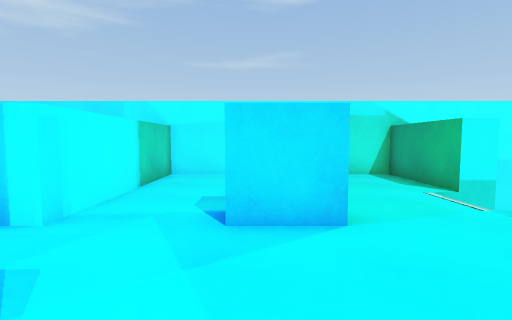
view 1 (above)

24 first-person views from a walk through a 3-D level made in the Unity game engine. The camera is 1.4 m above the floor, tilts 4° down and sees 85° across. The floor is counted in squares, 1 m on a side. Each view is taken from the middle of a square. On the plan, view 1 faces up. The plan holds only what a view shows up to about 14 squares ahead; the rest is blank. The player is left out. Door leaves are left out, so doorways stand open. Some surface patterns are stand-ins.

view 2
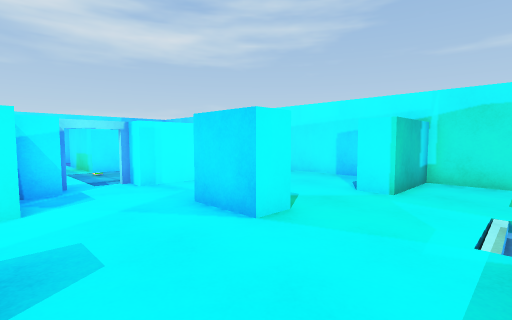

view 3
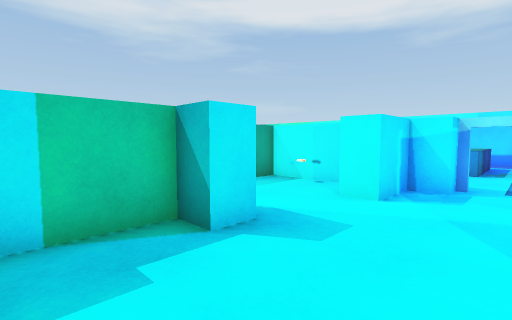

view 4
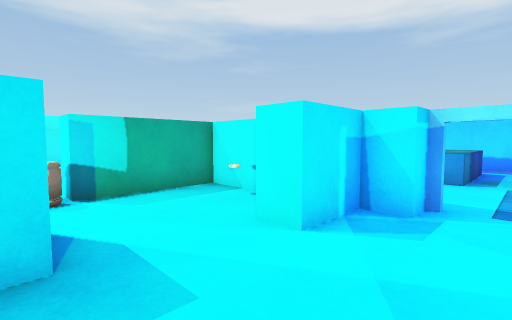

view 5
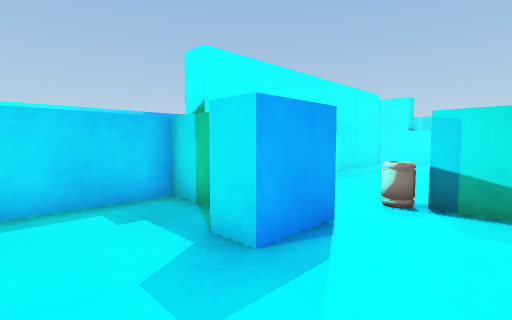

view 6
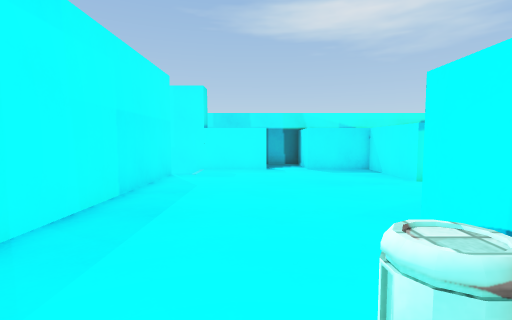

view 7
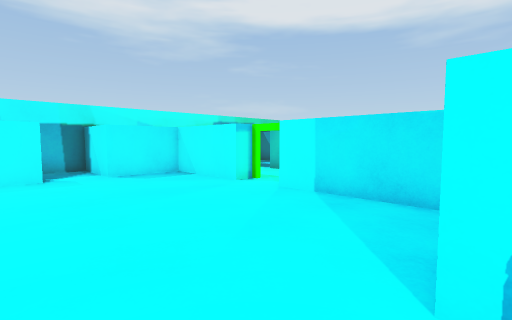

view 8
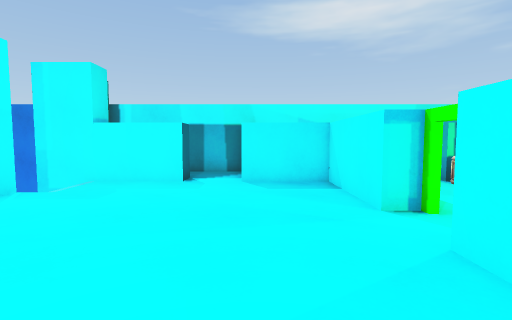

view 9
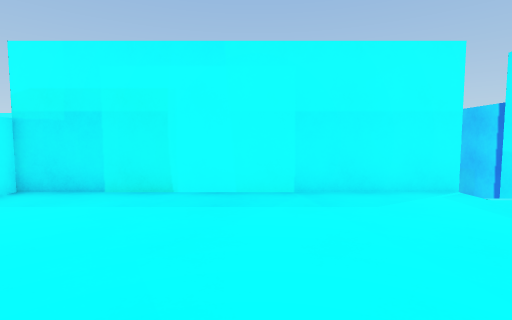

view 10
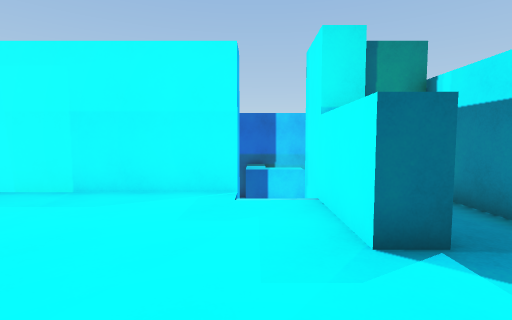

view 11
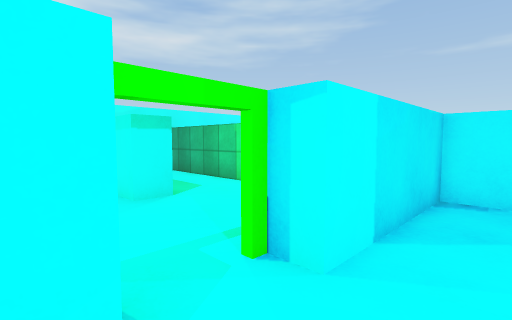

view 12
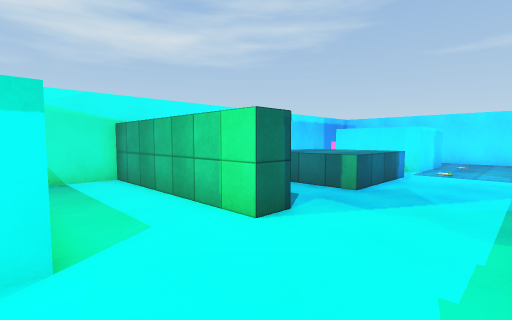

view 13
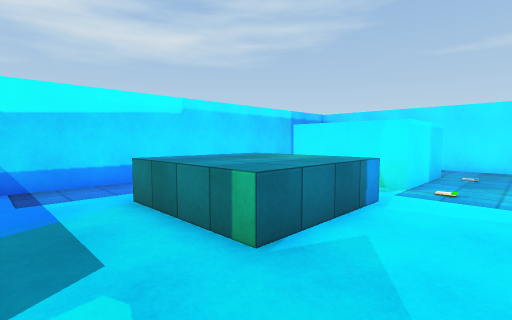

view 14
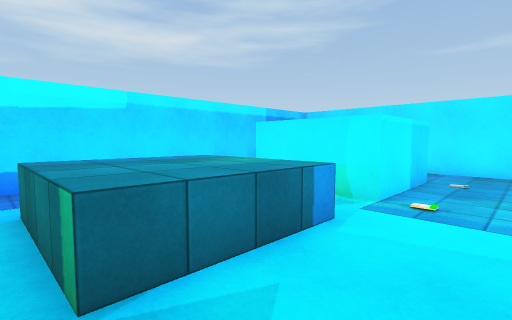

view 15
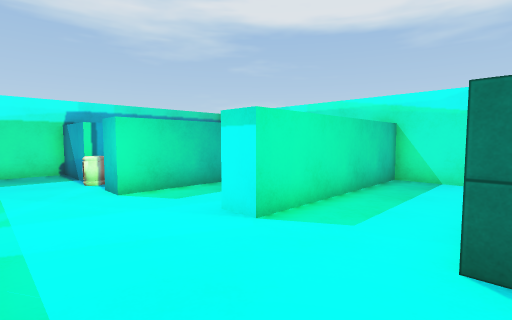

view 16
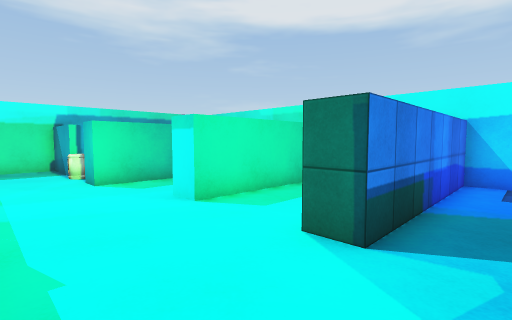

view 17
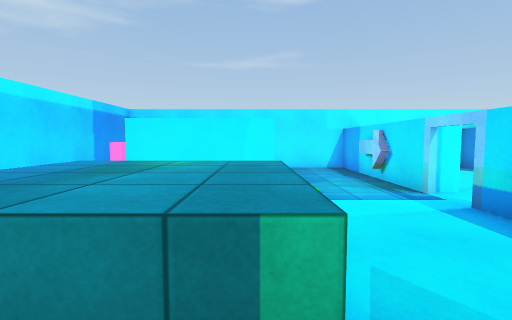

view 18
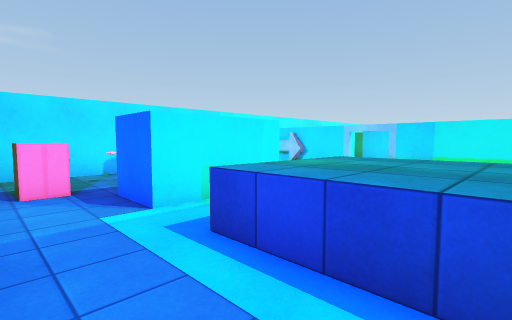

view 19
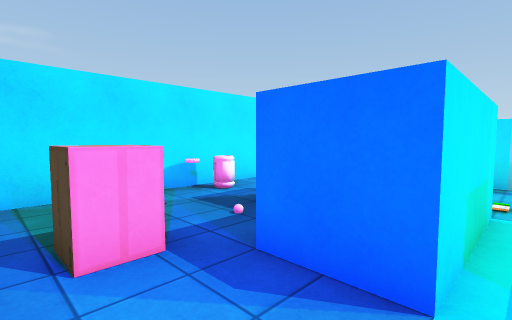

view 20
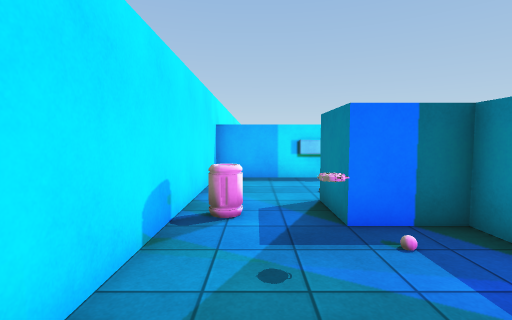

view 21
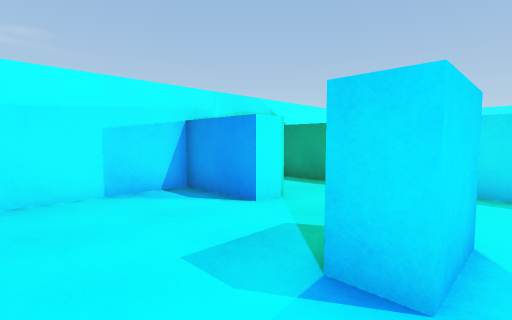

view 22
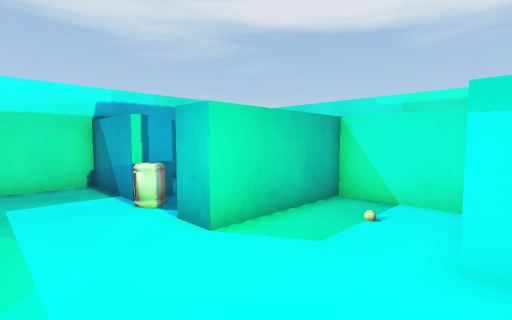

view 23
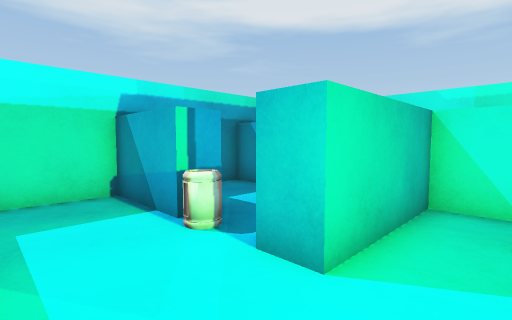

view 24
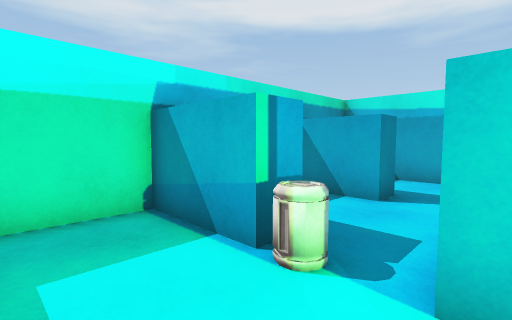

### Floor plan
Key: @ floor where view 1 was taken; # wall or solid block; . floor; / step, stairs or slope; D open door; ^ raised ledge; B barrel; A box; O other object.
Columns run from 16 left of view 1 to 12 right of it. Each row starts with its distance up from view 1.
 12 #######################   ##
 11 #.....B.....#.....#...#
 10 #...........#.....#...#
  9 #...O.......#.....#...#
  8 #.A...##O..^#.........#
  7 #.A...##...^#........//
  6 #...####....#......../
  5 #...####....#...##....#
  4 #.......O...D.........#
  3 #...........D.........#
  2 #...^^^^....#.........#
  1 # ..^^^^....###.......#
  0 #  .^^^^....#...@.#...#
 -1 #...^^^^....#.....#####
 -2 #...........#O........#
 -3 #...........#....B....#
 -4 #...........#####B....#
 -5 ########....#.........#
 -6 #...........#.........#
 -7 #..........^#.........#
 -8 #.......... #.........#
 -9 ########....#.........#
-10     #.......D.........#
-11     #.......D.........#
-12     #.......#.........#
-13     #####...#.........#
-14     ........#........//     #
-15 #.......B...#......../      #
-16 #...#...#...####..#####     #
-17 #   #...#...   #....
-18     #.. #...   #.....
-19     ########   ######    ####

Positions as (right, up) in squares from view 1, and headings:
1: (0, 0), facing up
2: (5, 1), facing up-left
3: (5, 4), facing down-left
4: (2, 4), facing down-left
5: (-1, 3), facing down-right
6: (2, -2), facing down
7: (3, -4), facing down-left
8: (-1, -6), facing down
9: (-2, -8), facing right
10: (-2, -14), facing right
11: (-2, -12), facing up-left
12: (-5, -9), facing up-left
13: (-6, -4), facing up-left
14: (-6, -2), facing up-left
15: (-5, -5), facing down-left
16: (-5, -3), facing down-left
17: (-9, -3), facing up
18: (-15, -1), facing up-right
19: (-15, 4), facing up-right
20: (-15, 10), facing right
21: (-3, 4), facing up-right
22: (-5, -9), facing down-left
23: (-5, -11), facing down-left
24: (-5, -13), facing down-left
